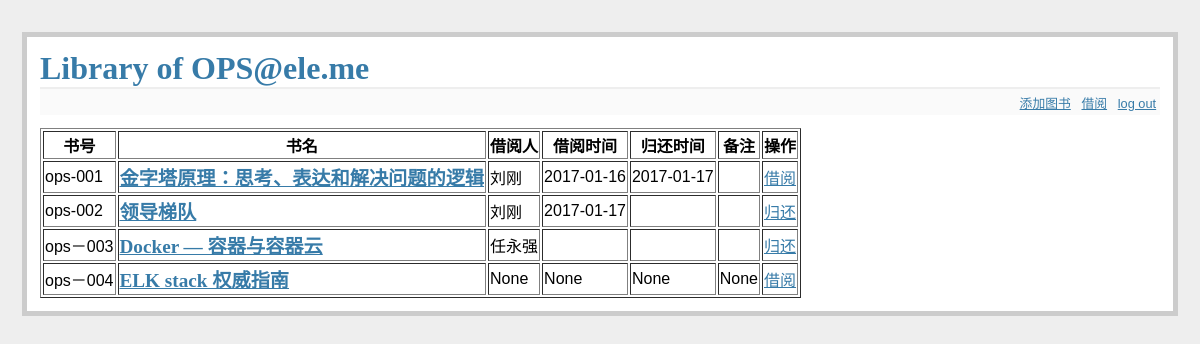
/borrow_list (signed in), run on the app's committed database.
### tables this page shows
CREATE TABLE "borrow_rec" (
	 "id" integer PRIMARY KEY AUTOINCREMENT,
	 "book_id" integer NOT NULL,
	 "emp_name" integer,
	 "borrow_date" datetime,
	 "return_date" datetime,
	 "remark" text,
	 "status" text
);

CREATE TABLE books (
      id integer primary key autoincrement,
      book_no text NOT NULL ,
      title text not null,
      link text not null,
      remark text null
);

### libary.py (the view)
@app.route('/borrow_list')
def show_borrow():
    db = get_db()
    cur = db.execute('select b.id as book_id,book_no,title,link,r.emp_name,borrow_date,return_date,r.remark,IFNULL(status, "可借阅") as status \
      FROM books b LEFT JOIN borrow_rec r ON b.id = r.book_id ')
    borrow_rec = cur.fetchall()
    return render_template('borrow_list.html', borrow_rec=borrow_rec)

### libary.py (called while the page is built)
def connect_db():
    rv = sqlite3.connect(app.config['DATABASE'])
    rv.row_factory = sqlite3.Row
    return rv

def get_db():
    if not hasattr(g, 'sqlite_db'):
        g.sqlite_db = connect_db()
    return g.sqlite_db

### templates/borrow_list.html
{% extends "layout.html" %}
{% block body %}
{% if session.logged_in %}
  <ul class=entries>
      <table border="1">
        <tr>
          <th>书号</th>
          <th>书名</th>
          <th>借阅人</th>
          <th>借阅时间</th>
          <th>归还时间</th>
          <th>备注</th>
            <th>操作</th>
        </tr>
  {% for borrow in borrow_rec %}
        <tr>
          <td>{{ borrow.book_no }}</td>
          <td><h2><a href="{{ borrow.link }}" target="_blank"> {{ borrow.title }}</a></h2></td>
              <td>{{ borrow.emp_name }}</td>
              <td>{{ borrow.borrow_date }}</td>
              <td>{{ borrow.return_date }}</td>
              <td>{{ borrow.remark }}</td>
              {% if  borrow.status is equalto "已借出" %}
                 <td><a href="{{ url_for('borrow_return', book_id=borrow.book_id) }}">归还</a></td>
              {% else %}
                 <td><a href="{{ url_for('borrow_return', book_id=borrow.book_id) }}">借阅</a></td>
              {% endif %}
        </tr>
  {% endfor %}
  </ul>
    {% endif %}
{% endblock %}

### static/style.css (style rules this page uses)
a, h1, h2 { color: #377BA8; }
h1, h2 { font-family: 'Georgia', serif; margin: 0; }
h2 { font-size: 1.2em; }
.entries { list-style: none; margin: 0; padding: 0; }

### data on the page
borrow_rec: book_no "ops-001", title "金字塔原理：思考、表达和解决问题的逻辑", emp_name "刘刚", borrow_date "2017-01-16", return_date "2017-01-17"
borrow_rec: book_no "ops-002", title "领导梯队", emp_name "刘刚", borrow_date "2017-01-17"
borrow_rec: book_no "ops－003", title "Docker — 容器与容器云", emp_name "任永强"
books: book_no "ops－004", title "ELK stack 权威指南", emp_name "None", borrow_date "None", return_date "None", remark "None"
